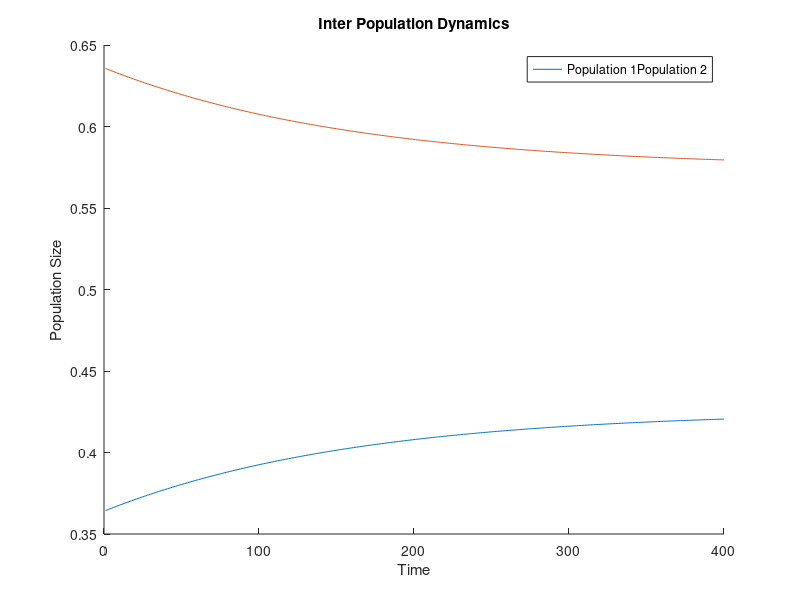
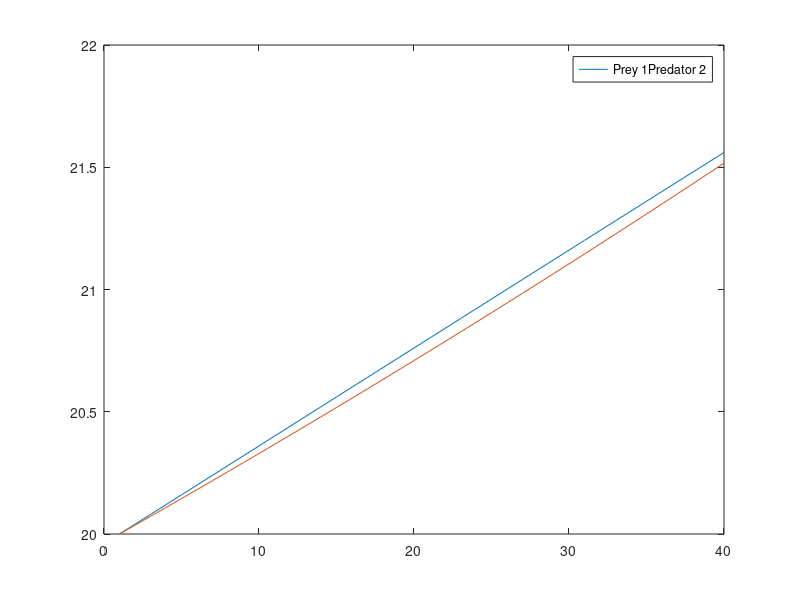
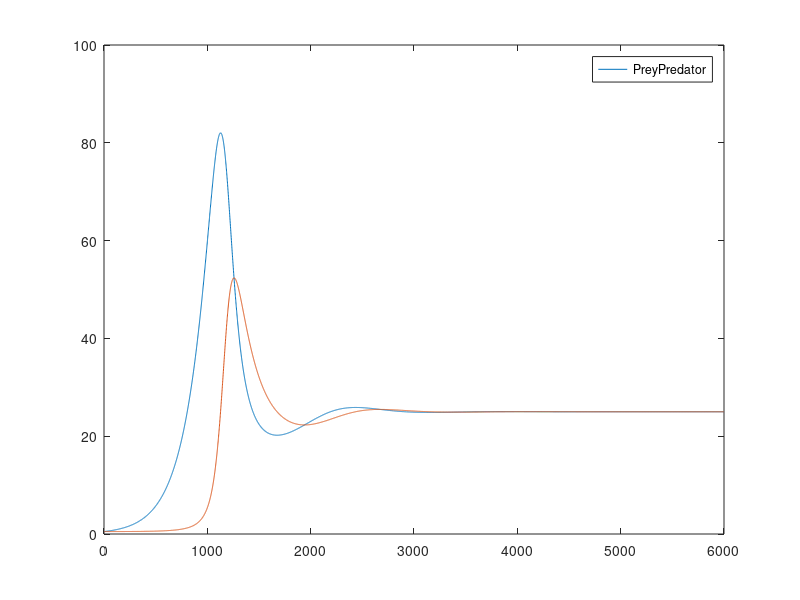

Reproduce these figures in MATLAB, in order. (Note: this script raises an error after producing the figures.)

clear; close all; clc


%% Movement model
a = -0.5
b = 0.1
c = 0.2

M = zeros(2,2,2);

M(1,1,1) = a;
M(2,1,1) = -a;
M(1,2,1) = b;
M(2,1,2) = -b;
M(1,2,2) = c;
M(2,2,2) = -c;

T = 400;
X = zeros(T,2);
X(1,:) = rand(2,1); X(1,:) = X(1,:) / sum(X(1,:));
% X(1,:) = [0.8410    0.1590];
for t=2:T
    x = X(t-1,:);
    X(t,:) = X(t-1,:)' + 0.01 * reshape(M, [2 4]) * kron(x,x)';
end

figure; hold on;
plot(X(:,1));
plot(X(:,2));
xlabel('Time');
ylabel('Population Size');
title('Inter Population Dynamics');
legend(["Population 1", "Population 2"]);

% Good initial conditions
%     0.5999    0.4001
%     0.5783    0.4217
%     0.8410    0.1590

%% Lotka-Voltera Model

alpha = 0.4;
beta = 0.01;
gamma = 0.02;
delta = 0.01;

T = 40;
X = zeros(T,2);
X(1,:) = [20 20];
for t=2:T
    X(t,1) = X(t-1,1) + 0.01 * (alpha * X(t-1,1) - beta * X(t-1,1) * X(t-1,2));
    X(t,2) = X(t-1,2) + 0.01 * (delta * X(t-1,1) * X(t-1,2) - gamma * X(t-1,2));
end

figure;
plot(X)
hold on;
legend(["Prey 1", "Predator 2"]);

%% Quadratic Lotka-Voltera Model

alpha = 0.5;
beta  = 0.02;
gamma = 0.02;
delta = 0.03;

T = 6000;
X = zeros(T,2);
X(1,:) = [0.5 0.5];
for t=2:T
    X(t,1) = X(t-1,1) + 0.01 * (alpha * X(t-1,1) - beta * X(t-1,1) * X(t-1,2));
    X(t,2) = X(t-1,2) + 0.01 * (beta * X(t-1,1) * X(t-1,2) - gamma * X(t-1,2) * X(t-1,2));
    % X(t,2) = X(t-1,2) + 0.01 * (delta * X(t-1,1) * X(t-1,2) - gamma * X(t-1,2) * X(t-1,2));
    if sum(X(t,:)) > 200; break; end
end

figure;
plot(X)
hold on;
legend(["Prey", "Predator"]);


%%
A(1,1,1) = alpha; % a;
A(2,1,1) = alpha; % -a;
A(1,2,1) = beta;  %b;
A(2,1,2) = beta;  %-b;
A(1,2,2) = c;
A(2,2,2) = -c;

%% MATLAB Lotka-Voltera Model

t0 = 0;
tfinal = 15;
y0 = [20; 20];   
[t,y] = ode23(@lotka,[t0 tfinal],y0);


plot(t,y)
title('Predator/Prey Populations Over Time')
xlabel('t')
ylabel('Population')
legend('Prey','Predators','Location','North')

plot(y(:,1),y(:,2))
title('Phase Plane Plot')
xlabel('Prey Population')
ylabel('Predator Population')


%% Movement model with ode45

tspan = [0 20];
y0 = [0.8410    0.1590];
sol = ode45(@mmodel ,tspan,y0)

figure; hold on;
plot(sol.x, sol.y(1,:))
plot(sol.x, sol.y(2,:))

function dxdt = mmodel(t,x)
    a = 0.5;
    b = 0.3;
    c = 0.2;
    dxdt = zeros(2,1);
    dxdt(1) =   a * x(1)^2 + b * x(1) * x(2) + c * x(2)^2;
    dxdt(2) = - a * x(1)^2 - b * x(1) * x(2) - c * x(2)^2;
end